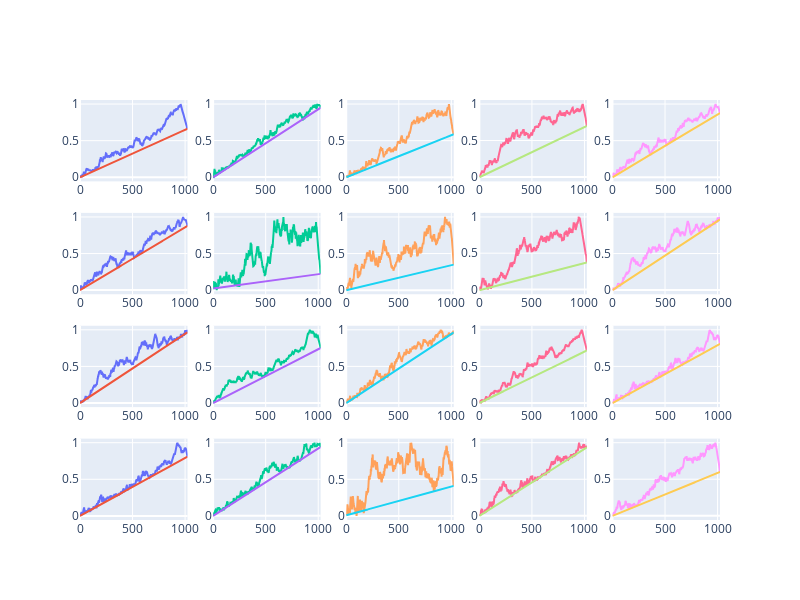

The cell this chart's notebook holds for it:
### Code cell
fig = make_subplots(4, 5)

for i in range(4):
    for j in range(5):
        fig.append_trace(go.Scatter(x=x, y=serieses[4*i + j]), row=i+1, col=j+1)
        fig.append_trace(go.Line(x=x, y=lines[4*i + j]), row=i+1, col=j+1)

fig.update_layout(height=600, width=800, showlegend=False)
fig.show()

### Figure 1 — Plotly figure (JSON) as saved in the notebook; plotly's stock layout.template omitted (floating-point values rounded to 4 significant figures; data arrays with more than 128 entries replaced by an {"elided": "..."} marker saying what was removed)
{"data": [{"type": "scatter", "x": {"elided": "1024 int values"}, "xaxis": "x", "y": {"elided": "1024 float values"}, "yaxis": "y"}, {"type": "scatter", "x": {"elided": "1024 int values"}, "xaxis": "x", "y": {"elided": "1024 float values"}, "yaxis": "y"}, {"type": "scatter", "x": {"elided": "1024 int values"}, "xaxis": "x2", "y": {"elided": "1024 float values"}, "yaxis": "y2"}, {"type": "scatter", "x": {"elided": "1024 int values"}, "xaxis": "x2", "y": {"elided": "1024 float values"}, "yaxis": "y2"}, {"type": "scatter", "x": {"elided": "1024 int values"}, "xaxis": "x3", "y": {"elided": "1024 float values"}, "yaxis": "y3"}, {"type": "scatter", "x": {"elided": "1024 int values"}, "xaxis": "x3", "y": {"elided": "1024 float values"}, "yaxis": "y3"}, {"type": "scatter", "x": {"elided": "1024 int values"}, "xaxis": "x4", "y": {"elided": "1024 float values"}, "yaxis": "y4"}, {"type": "scatter", "x": {"elided": "1024 int values"}, "xaxis": "x4", "y": {"elided": "1024 float values"}, "yaxis": "y4"}, {"type": "scatter", "x": {"elided": "1024 int values"}, "xaxis": "x5", "y": {"elided": "1024 float values"}, "yaxis": "y5"}, {"type": "scatter", "x": {"elided": "1024 int values"}, "xaxis": "x5", "y": {"elided": "1024 float values"}, "yaxis": "y5"}, {"type": "scatter", "x": {"elided": "1024 int values"}, "xaxis": "x6", "y": {"elided": "1024 float values"}, "yaxis": "y6"}, {"type": "scatter", "x": {"elided": "1024 int values"}, "xaxis": "x6", "y": {"elided": "1024 float values"}, "yaxis": "y6"}, {"type": "scatter", "x": {"elided": "1024 int values"}, "xaxis": "x7", "y": {"elided": "1024 float values"}, "yaxis": "y7"}, {"type": "scatter", "x": {"elided": "1024 int values"}, "xaxis": "x7", "y": {"elided": "1024 float values"}, "yaxis": "y7"}, {"type": "scatter", "x": {"elided": "1024 int values"}, "xaxis": "x8", "y": {"elided": "1024 float values"}, "yaxis": "y8"}, {"type": "scatter", "x": {"elided": "1024 int values"}, "xaxis": "x8", "y": {"elided": "1024 float values"}, "yaxis": "y8"}, {"type": "scatter", "x": {"elided": "1024 int values"}, "xaxis": "x9", "y": {"elided": "1024 float values"}, "yaxis": "y9"}, {"type": "scatter", "x": {"elided": "1024 int values"}, "xaxis": "x9", "y": {"elided": "1024 float values"}, "yaxis": "y9"}, {"type": "scatter", "x": {"elided": "1024 int values"}, "xaxis": "x10", "y": {"elided": "1024 float values"}, "yaxis": "y10"}, {"type": "scatter", "x": {"elided": "1024 int values"}, "xaxis": "x10", "y": {"elided": "1024 float values"}, "yaxis": "y10"}, {"type": "scatter", "x": {"elided": "1024 int values"}, "xaxis": "x11", "y": {"elided": "1024 float values"}, "yaxis": "y11"}, {"type": "scatter", "x": {"elided": "1024 int values"}, "xaxis": "x11", "y": {"elided": "1024 float values"}, "yaxis": "y11"}, {"type": "scatter", "x": {"elided": "1024 int values"}, "xaxis": "x12", "y": {"elided": "1024 float values"}, "yaxis": "y12"}, {"type": "scatter", "x": {"elided": "1024 int values"}, "xaxis": "x12", "y": {"elided": "1024 float values"}, "yaxis": "y12"}, {"type": "scatter", "x": {"elided": "1024 int values"}, "xaxis": "x13", "y": {"elided": "1024 float values"}, "yaxis": "y13"}, {"type": "scatter", "x": {"elided": "1024 int values"}, "xaxis": "x13", "y": {"elided": "1024 float values"}, "yaxis": "y13"}, {"type": "scatter", "x": {"elided": "1024 int values"}, "xaxis": "x14", "y": {"elided": "1024 float values"}, "yaxis": "y14"}, {"type": "scatter", "x": {"elided": "1024 int values"}, "xaxis": "x14", "y": {"elided": "1024 float values"}, "yaxis": "y14"}, {"type": "scatter", "x": {"elided": "1024 int values"}, "xaxis": "x15", "y": {"elided": "1024 float values"}, "yaxis": "y15"}, {"type": "scatter", "x": {"elided": "1024 int values"}, "xaxis": "x15", "y": {"elided": "1024 float values"}, "yaxis": "y15"}, {"type": "scatter", "x": {"elided": "1024 int values"}, "xaxis": "x16", "y": {"elided": "1024 float values"}, "yaxis": "y16"}, {"type": "scatter", "x": {"elided": "1024 int values"}, "xaxis": "x16", "y": {"elided": "1024 float values"}, "yaxis": "y16"}, {"type": "scatter", "x": {"elided": "1024 int values"}, "xaxis": "x17", "y": {"elided": "1024 float values"}, "yaxis": "y17"}, {"type": "scatter", "x": {"elided": "1024 int values"}, "xaxis": "x17", "y": {"elided": "1024 float values"}, "yaxis": "y17"}, {"type": "scatter", "x": {"elided": "1024 int values"}, "xaxis": "x18", "y": {"elided": "1024 float values"}, "yaxis": "y18"}, {"type": "scatter", "x": {"elided": "1024 int values"}, "xaxis": "x18", "y": {"elided": "1024 float values"}, "yaxis": "y18"}, {"type": "scatter", "x": {"elided": "1024 int values"}, "xaxis": "x19", "y": {"elided": "1024 float values"}, "yaxis": "y19"}, {"type": "scatter", "x": {"elided": "1024 int values"}, "xaxis": "x19", "y": {"elided": "1024 float values"}, "yaxis": "y19"}, {"type": "scatter", "x": {"elided": "1024 int values"}, "xaxis": "x20", "y": {"elided": "1024 float values"}, "yaxis": "y20"}, {"type": "scatter", "x": {"elided": "1024 int values"}, "xaxis": "x20", "y": {"elided": "1024 float values"}, "yaxis": "y20"}], "layout": {"height": 600, "showlegend": false, "width": 800, "xaxis": {"anchor": "y", "domain": [0, 0.168]}, "xaxis10": {"anchor": "y10", "domain": [0.832, 1]}, "xaxis11": {"anchor": "y11", "domain": [0, 0.168]}, "xaxis12": {"anchor": "y12", "domain": [0.208, 0.376]}, "xaxis13": {"anchor": "y13", "domain": [0.416, 0.584]}, "xaxis14": {"anchor": "y14", "domain": [0.624, 0.792]}, "xaxis15": {"anchor": "y15", "domain": [0.832, 1]}, "xaxis16": {"anchor": "y16", "domain": [0, 0.168]}, "xaxis17": {"anchor": "y17", "domain": [0.208, 0.376]}, "xaxis18": {"anchor": "y18", "domain": [0.416, 0.584]}, "xaxis19": {"anchor": "y19", "domain": [0.624, 0.792]}, "xaxis2": {"anchor": "y2", "domain": [0.208, 0.376]}, "xaxis20": {"anchor": "y20", "domain": [0.832, 1]}, "xaxis3": {"anchor": "y3", "domain": [0.416, 0.584]}, "xaxis4": {"anchor": "y4", "domain": [0.624, 0.792]}, "xaxis5": {"anchor": "y5", "domain": [0.832, 1]}, "xaxis6": {"anchor": "y6", "domain": [0, 0.168]}, "xaxis7": {"anchor": "y7", "domain": [0.208, 0.376]}, "xaxis8": {"anchor": "y8", "domain": [0.416, 0.584]}, "xaxis9": {"anchor": "y9", "domain": [0.624, 0.792]}, "yaxis": {"anchor": "x", "domain": [0.8063, 1]}, "yaxis10": {"anchor": "x10", "domain": [0.5375, 0.7312]}, "yaxis11": {"anchor": "x11", "domain": [0.2687, 0.4625]}, "yaxis12": {"anchor": "x12", "domain": [0.2687, 0.4625]}, "yaxis13": {"anchor": "x13", "domain": [0.2687, 0.4625]}, "yaxis14": {"anchor": "x14", "domain": [0.2687, 0.4625]}, "yaxis15": {"anchor": "x15", "domain": [0.2687, 0.4625]}, "yaxis16": {"anchor": "x16", "domain": [0, 0.1938]}, "yaxis17": {"anchor": "x17", "domain": [0, 0.1938]}, "yaxis18": {"anchor": "x18", "domain": [0, 0.1938]}, "yaxis19": {"anchor": "x19", "domain": [0, 0.1938]}, "yaxis2": {"anchor": "x2", "domain": [0.8063, 1]}, "yaxis20": {"anchor": "x20", "domain": [0, 0.1938]}, "yaxis3": {"anchor": "x3", "domain": [0.8063, 1]}, "yaxis4": {"anchor": "x4", "domain": [0.8063, 1]}, "yaxis5": {"anchor": "x5", "domain": [0.8063, 1]}, "yaxis6": {"anchor": "x6", "domain": [0.5375, 0.7312]}, "yaxis7": {"anchor": "x7", "domain": [0.5375, 0.7312]}, "yaxis8": {"anchor": "x8", "domain": [0.5375, 0.7312]}, "yaxis9": {"anchor": "x9", "domain": [0.5375, 0.7312]}}}
